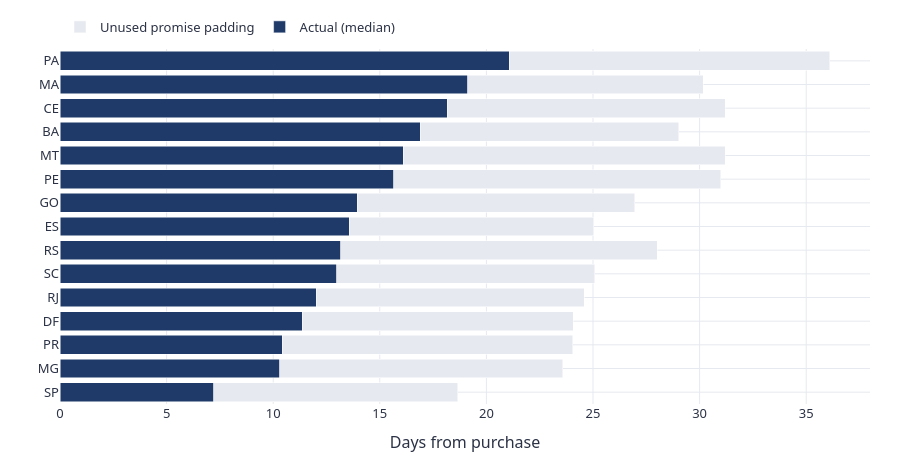

This figure's notebook cell:
### Code cell
V.fig_promise_gap(promise)

### Figure 1 — Plotly figure (JSON) as saved in the notebook; plotly's stock layout.template omitted (floating-point values rounded to 4 significant figures)
{"data": [{"marker": {"color": "#1f3a68"}, "name": "Actual (median)", "orientation": "h", "type": "bar", "x": [7.2, 10.3, 10.42, 11.36, 12.02, 12.98, 13.17, 13.58, 13.93, 15.66, 16.09, 16.89, 18.16, 19.13, 21.06], "y": ["SP", "MG", "PR", "DF", "RJ", "SC", "RS", "ES", "GO", "PE", "MT", "BA", "CE", "MA", "PA"]}, {"marker": {"color": "#e6e9ef"}, "name": "Unused promise padding", "orientation": "h", "type": "bar", "x": [11.46, 13.28, 13.62, 12.71, 12.57, 12.11, 14.84, 11.45, 13.02, 15.34, 15.12, 12.12, 13.03, 11.05, 15.03], "y": ["SP", "MG", "PR", "DF", "RJ", "SC", "RS", "ES", "GO", "PE", "MT", "BA", "CE", "MA", "PA"]}], "layout": {"barmode": "stack", "font": {"color": "#2b3245", "family": "IBM Plex Sans, Segoe UI, Helvetica, Arial, sans-serif", "size": 13}, "height": 460, "hoverlabel": {"font": {"family": "IBM Plex Sans, Segoe UI, Helvetica, Arial, sans-serif"}}, "legend": {"orientation": "h", "title": {"text": ""}, "x": 0, "y": 1.02, "yanchor": "bottom"}, "margin": {"b": 50, "l": 60, "r": 30, "t": 30}, "paper_bgcolor": "#ffffff", "plot_bgcolor": "#ffffff", "xaxis": {"gridcolor": "#e6e9ef", "title": {"text": "Days from purchase"}, "zeroline": false}, "yaxis": {"gridcolor": "#e6e9ef", "zeroline": false}}}
